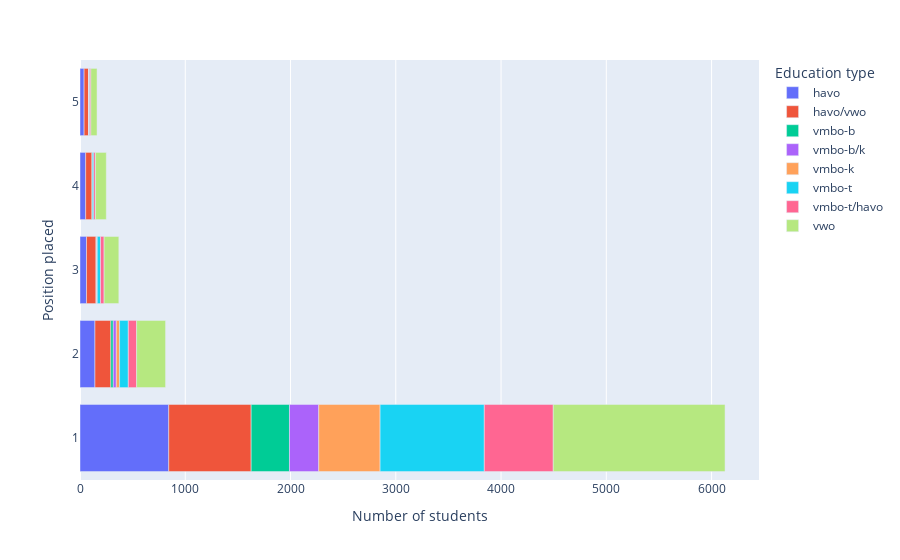

Notebook code for this chart:
### Code cell
fig = px.bar(position_advice.iloc[:5,:-1], orientation='h', labels={'value': 'Number of students', 'Positie':'Position placed', 'Basisschool advies':'Education type'})
fig.update_yaxes(type='category')
fig.show()

### Figure 1 — Plotly figure (JSON) as saved in the notebook; plotly's stock layout.template omitted (floating-point values rounded to 4 significant figures)
{"data": [{"alignmentgroup": "True", "hovertemplate": "Education type=havo<br>Number of students=%{x}<br>Position placed=%{y}<extra></extra>", "legendgroup": "havo", "marker": {"color": "#636efa", "pattern": {"shape": ""}}, "name": "havo", "offsetgroup": "havo", "orientation": "h", "showlegend": true, "textposition": "auto", "type": "bar", "x": [843, 142, 62, 54, 39], "xaxis": "x", "y": [1, 2, 3, 4, 5], "yaxis": "y"}, {"alignmentgroup": "True", "hovertemplate": "Education type=havo/vwo<br>Number of students=%{x}<br>Position placed=%{y}<extra></extra>", "legendgroup": "havo/vwo", "marker": {"color": "#EF553B", "pattern": {"shape": ""}}, "name": "havo/vwo", "offsetgroup": "havo/vwo", "orientation": "h", "showlegend": true, "textposition": "auto", "type": "bar", "x": [783, 151, 91, 63, 46], "xaxis": "x", "y": [1, 2, 3, 4, 5], "yaxis": "y"}, {"alignmentgroup": "True", "hovertemplate": "Education type=vmbo-b<br>Number of students=%{x}<br>Position placed=%{y}<extra></extra>", "legendgroup": "vmbo-b", "marker": {"color": "#00cc96", "pattern": {"shape": ""}}, "name": "vmbo-b", "offsetgroup": "vmbo-b", "orientation": "h", "showlegend": true, "textposition": "auto", "type": "bar", "x": [364, 23, 2, 0, 0], "xaxis": "x", "y": [1, 2, 3, 4, 5], "yaxis": "y"}, {"alignmentgroup": "True", "hovertemplate": "Education type=vmbo-b/k<br>Number of students=%{x}<br>Position placed=%{y}<extra></extra>", "legendgroup": "vmbo-b/k", "marker": {"color": "#ab63fa", "pattern": {"shape": ""}}, "name": "vmbo-b/k", "offsetgroup": "vmbo-b/k", "orientation": "h", "showlegend": true, "textposition": "auto", "type": "bar", "x": [278, 29, 5, 0, 0], "xaxis": "x", "y": [1, 2, 3, 4, 5], "yaxis": "y"}, {"alignmentgroup": "True", "hovertemplate": "Education type=vmbo-k<br>Number of students=%{x}<br>Position placed=%{y}<extra></extra>", "legendgroup": "vmbo-k", "marker": {"color": "#FFA15A", "pattern": {"shape": ""}}, "name": "vmbo-k", "offsetgroup": "vmbo-k", "orientation": "h", "showlegend": true, "textposition": "auto", "type": "bar", "x": [583, 31, 4, 0, 0], "xaxis": "x", "y": [1, 2, 3, 4, 5], "yaxis": "y"}, {"alignmentgroup": "True", "hovertemplate": "Education type=vmbo-t<br>Number of students=%{x}<br>Position placed=%{y}<extra></extra>", "legendgroup": "vmbo-t", "marker": {"color": "#19d3f3", "pattern": {"shape": ""}}, "name": "vmbo-t", "offsetgroup": "vmbo-t", "orientation": "h", "showlegend": true, "textposition": "auto", "type": "bar", "x": [990, 83, 31, 14, 7], "xaxis": "x", "y": [1, 2, 3, 4, 5], "yaxis": "y"}, {"alignmentgroup": "True", "hovertemplate": "Education type=vmbo-t/havo<br>Number of students=%{x}<br>Position placed=%{y}<extra></extra>", "legendgroup": "vmbo-t/havo", "marker": {"color": "#FF6692", "pattern": {"shape": ""}}, "name": "vmbo-t/havo", "offsetgroup": "vmbo-t/havo", "orientation": "h", "showlegend": true, "textposition": "auto", "type": "bar", "x": [655, 79, 34, 16, 11], "xaxis": "x", "y": [1, 2, 3, 4, 5], "yaxis": "y"}, {"alignmentgroup": "True", "hovertemplate": "Education type=vwo<br>Number of students=%{x}<br>Position placed=%{y}<extra></extra>", "legendgroup": "vwo", "marker": {"color": "#B6E880", "pattern": {"shape": ""}}, "name": "vwo", "offsetgroup": "vwo", "orientation": "h", "showlegend": true, "textposition": "auto", "type": "bar", "x": [1632, 275, 140, 103, 59], "xaxis": "x", "y": [1, 2, 3, 4, 5], "yaxis": "y"}], "layout": {"barmode": "relative", "legend": {"title": {"text": "Education type"}, "tracegroupgap": 0}, "margin": {"t": 60}, "xaxis": {"anchor": "y", "domain": [0, 1], "title": {"text": "Number of students"}}, "yaxis": {"anchor": "x", "domain": [0, 1], "title": {"text": "Position placed"}, "type": "category"}}}
